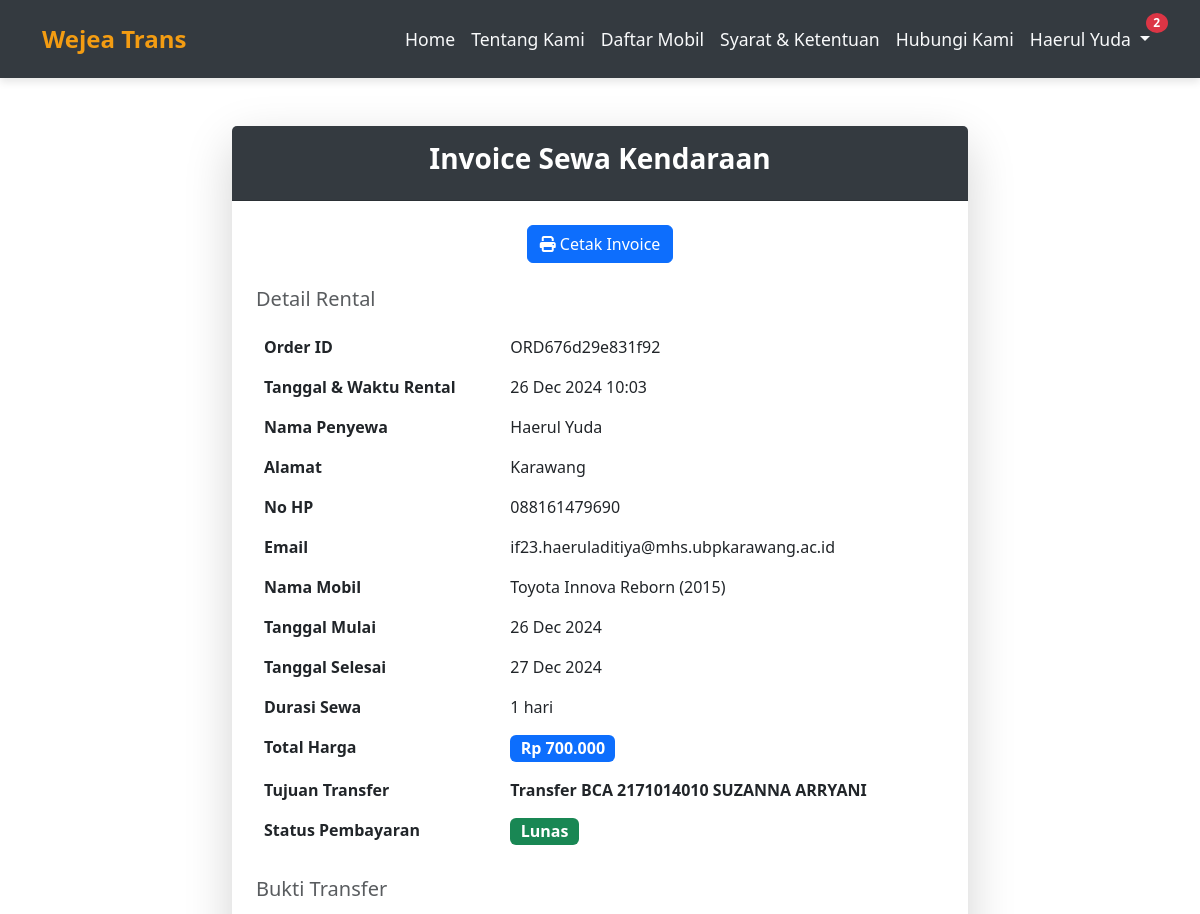
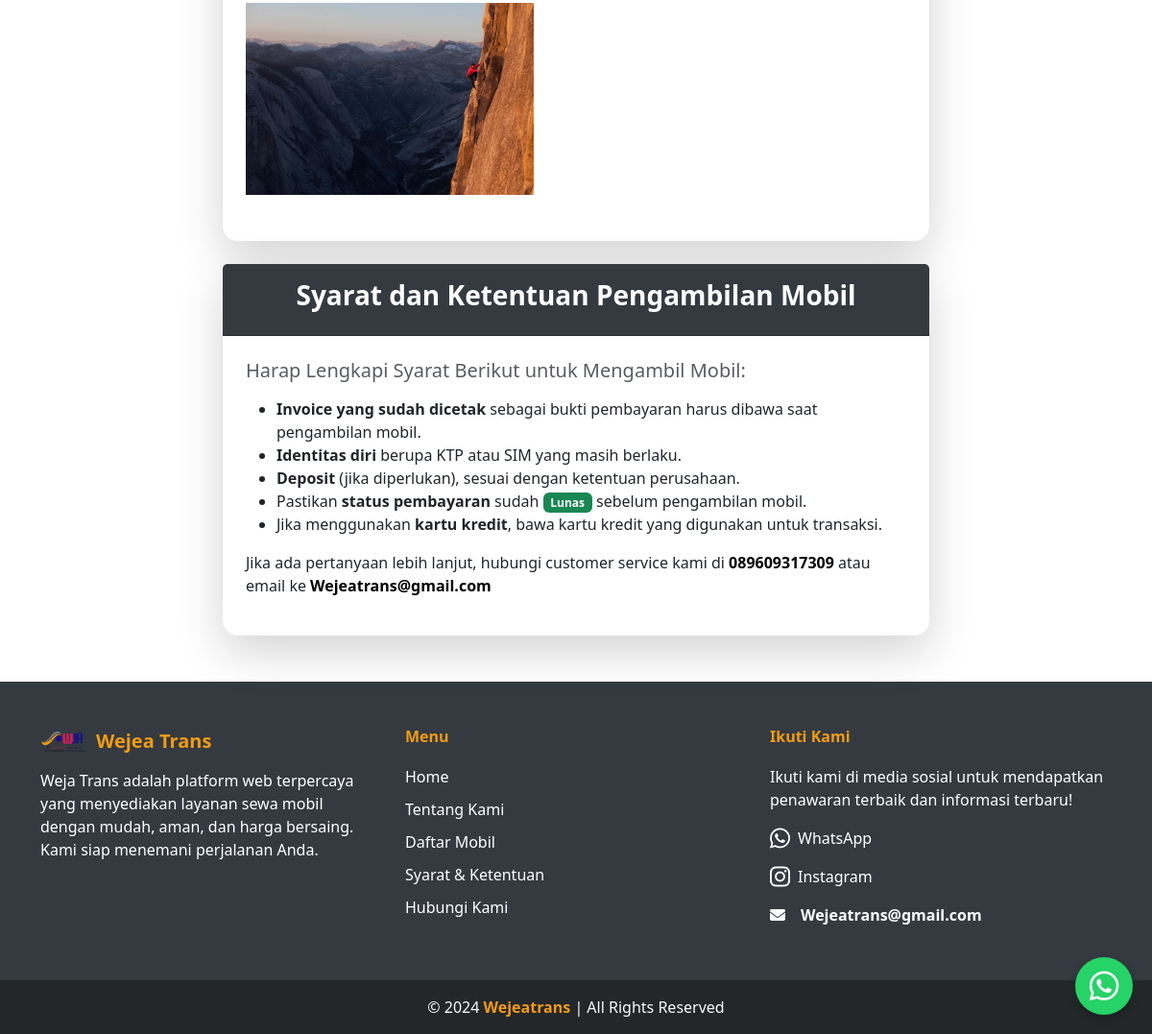
The page /invoice.php?id=ORD676d29e831f92 (signed in) on the database its author committed (2 pictures, top to bottom).
### tables this page shows
CREATE TABLE `rentals` (
  `rental_id` int(11) NOT NULL,
  `user_id` int(11) NOT NULL,
  `car_id` int(11) NOT NULL,
  `order_id` varchar(50) NOT NULL,
  `start_date` date NOT NULL,
  `end_date` date NOT NULL,
  `duration` int(11) NOT NULL,
  `total_price` decimal(10,2) NOT NULL,
  `payment_status` enum('pending','verification','paid','failed') NOT NULL DEFAULT 'pending',
  `created_at` timestamp NOT NULL DEFAULT current_timestamp(),
  `updated_at` timestamp NOT NULL DEFAULT current_timestamp() ON UPDATE current_timestamp()
);

CREATE TABLE `users` (
  `id` int(11) NOT NULL,
  `fullname` varchar(100) NOT NULL,
  `phone` varchar(15) NOT NULL,
  `email` varchar(100) NOT NULL,
  `address` text NOT NULL,
  `password` varchar(255) NOT NULL,
  `status` enum('aktif','nonaktif') NOT NULL DEFAULT 'aktif',
  `role` enum('user','admin') NOT NULL DEFAULT 'user',
  `created_at` timestamp NOT NULL DEFAULT current_timestamp(),
  `reset_token` varchar(64) DEFAULT NULL,
  `reset_token_expire` datetime DEFAULT NULL
);

CREATE TABLE `cars` (
  `car_id` int(11) NOT NULL,
  `model` varchar(100) NOT NULL,
  `brand` varchar(50) NOT NULL,
  `year` int(11) NOT NULL,
  `transmission` enum('manual','matic') NOT NULL,
  `image` varchar(255) NOT NULL,
  `price_24_hours` decimal(10,2) NOT NULL,
  `status` enum('tersedia','dipesan','dalam_perawatan') NOT NULL,
  `created_at` timestamp NOT NULL DEFAULT current_timestamp()
);

CREATE TABLE `payments` (
  `payment_id` int(11) NOT NULL,
  `order_id` varchar(50) NOT NULL,
  `gross_amount` decimal(15,2) NOT NULL,
  `payment_status` enum('verification','paid','failed') NOT NULL DEFAULT 'verification',
  `receipt_image` varchar(255) NOT NULL,
  `rental_status` enum('active','completed','cancelled') NOT NULL DEFAULT 'active',
  `created_at` timestamp NOT NULL DEFAULT current_timestamp(),
  `updated_at` timestamp NOT NULL DEFAULT current_timestamp() ON UPDATE current_timestamp()
);

### invoice.php (the view, shortened to what this page needs)
<?php
require 'includes/header.php';
require 'config/config.php';
if (isset($_GET['id'])) {
    $order_id = $_GET['id'];
} else {
    echo "ID order tidak ditemukan!";
    exit;
}
$rental = null;
$user_id = $_SESSION['user_id'];
$query = "SELECT rentals.order_id,
                 cars.model,
                 cars.brand,
                 cars.year,
                 cars.price_24_hours,
                 rentals.start_date,
                 rentals.end_date,
                 rentals.payment_status,
                 rentals.created_at,
                 users.fullname AS user_name,
                 users.address AS user_address,
                 users.phone AS user_phone,
                 users.email AS user_email,
                 payments.receipt_image
          FROM rentals
          JOIN cars ON rentals.car_id = cars.car_id
          JOIN users ON rentals.user_id = users.id
          LEFT JOIN payments ON rentals.order_id = payments.order_id
          WHERE rentals.order_id = '$order_id' AND rentals.user_id = '$user_id'";
$result = mysqli_query($conn, $query);
if ($result) {
    $rental = mysqli_fetch_assoc($result);
} else {
    $error_message = "Terjadi kesalahan saat mengambil data rental.";
}
?>
<div class="container py-5">
    <div class="row justify-content-center">
        <div class="col-lg-8">
            <div class="card shadow-lg border-0 rounded-4">
                <div class="card-header text-white text-center py-3" style="background-color: #343a40;">
                    <h3 class="fw-bold">Invoice Sewa Kendaraan</h3>
                </div>
                <div class="card-body p-4">
                    <?php if ($rental): ?>
                        <div class="text-center mb-4">
                            <a href="print_invoice.php?id=<?= $rental['order_id']; ?>" class="btn btn-primary" target="_blank">
                                <i class="fa fa-print"></i> Cetak Invoice
                            </a>
                        </div>
                        <div class="mb-4">
                            <h5 class="text-muted mb-3">Detail Rental</h5>
                            <table class="table table-borderless">
                                <tr>
                                    <th>Order ID</th>
                                    <td><?= htmlspecialchars($rental['order_id']); ?></td>
                                </tr>
                                <tr>
                                    <th>Tanggal & Waktu Rental</th>
                                    <td><?= (new DateTime($rental['created_at']))->format('d M Y H:i'); ?></td>
                                </tr>
                                <tr>
                                    <th>Nama Penyewa</th>
                                    <td><?= htmlspecialchars($rental['user_name']); ?></td>
                                </tr>
                                <tr>
                                    <th>Alamat</th>
                                    <td><?= htmlspecialchars($rental['user_address']); ?></td>
                                </tr>
                                <tr>
                                    <th>No HP</th>
                                    <td><?= htmlspecialchars($rental['user_phone']); ?></td>
                                </tr>
                                <tr>
                                    <th>Email</th>
                                    <td><?= htmlspecialchars($rental['user_email']); ?></td>
                                </tr>
                                <tr>
                                    <th>Nama Mobil</th>
                                    <td><?= htmlspecialchars($rental['brand']) . ' ' . htmlspecialchars($rental['model']) . ' (' . htmlspecialchars($rental['year']) . ')'; ?></td>
                                </tr>
                                <tr>
                                    <th>Tanggal Mulai</th>
                                    <td><?= (new DateTime($rental['start_date']))->format('d M Y'); ?></td>
                                </tr>
                                <tr>
                                    <th>Tanggal Selesai</th>
                                    <td><?= (new DateTime($rental['end_date']))->format('d M Y'); ?></td>
                                </tr>
                                <tr>
                                    <th>Durasi Sewa</th>
                                    <td><?= (new DateTime($rental['start_date']))->diff(new DateTime($rental['end_date']))->days; ?> hari</td>
                                </tr>
                                <tr>
                                    <th>Total Harga</th>
                                    <td>
                                        <strong>
                                            <span class="badge bg-primary  fs-6">
                                                Rp <?= number_format($rental['price_24_hours'] * (new DateTime($rental['start_date']))->diff(new DateTime($rental['end_date']))->days, 0, ',', '.'); ?>
                                            </span>
                                        </strong>
                                    </td>
                                </tr>
                                <tr>
                                    <th>Tujuan Transfer</th>
                                    <td><strong>Transfer BCA 2171014010 SUZANNA ARRYANI</strong></td>
                                </tr>
                                <tr>
                                    <th>Status Pembayaran</th>
                                    <td>
                                        <?php
                                            if ($rental['payment_status'] == 'paid') {
                                                echo '<span class="badge bg-success fs-6">Lunas</span>';
                                            } elseif ($rental['payment_status'] == 'pending') {
                                                echo '<span class="badge bg-warning fs-6">Menunggu Pembayaran</span>';
                                            } elseif ($rental['payment_status'] == 'verification') {
                                                echo '<span class="badge bg-info fs-6">Menunggu Konfirmasi</span>';
                                            } else {
                                                echo '<span class="badge bg-danger fs-6">Gagal</span>';
                                            }
                                        ?>
                                    </td>
                                </tr>
                            </table>
                        </div>
                        <?php if ($rental['receipt_image']): ?>
                            <div class="mb-4">
                                <h5 class="text-muted mb-3">Bukti Transfer</h5>
                                <img src="uploads/bukti_transfer/<?= htmlspecialchars($rental['receipt_image']); ?>" alt="Bukti Transfer" class="img-fluid" width="300">
                            </div>
                        <?php endif; ?>
                    <?php else: ?>
                        <p>Data rental tidak ditemukan.</p>
                    <?php endif; ?>
                </div>
            </div>
            <?php if ($rental['payment_status'] == 'paid'): ?>
                <?php require "card_pengambilan_mobil.php"; ?>
            <?php endif; ?>
        </div>
    </div>
</div>
<?php
require 'includes/footer.php';
?>

### rows shown on the page
rentals: order "ORD676d29e831f92", created_at "26 Dec 2024 10:03", user.fullname "Haerul Yuda", user.address "Karawang", user.phone "088161479690", user.email "if23.haeruladitiya@mhs.ubpkarawang.ac.id", car.brand "Toyota", car.model "Innova Reborn", car.year "2015", start_date "26 Dec 2024", end_date "27 Dec 2024", start_date+end_date "1", car+start_date+end_date "700.000", payments.receipt_image (picture)

### other values the page prints
$display_name "Haerul Yuda"
$new_notifications "2"
